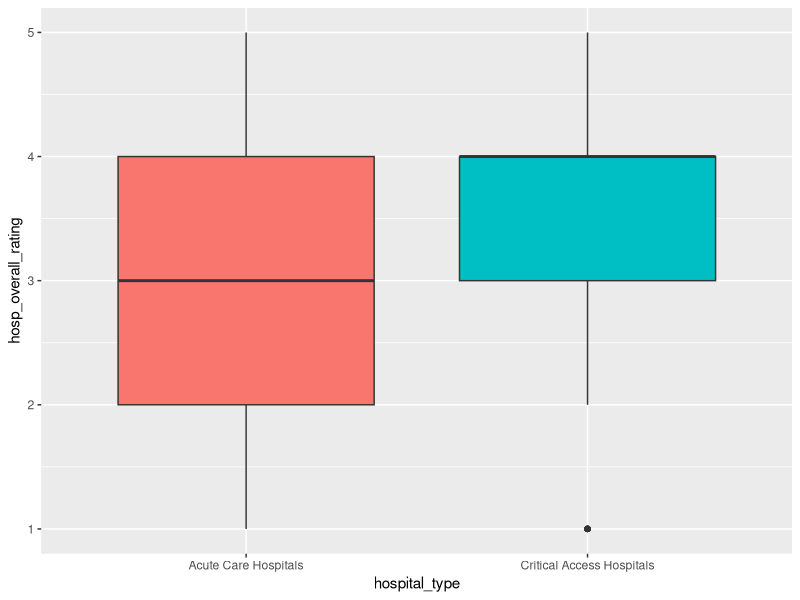
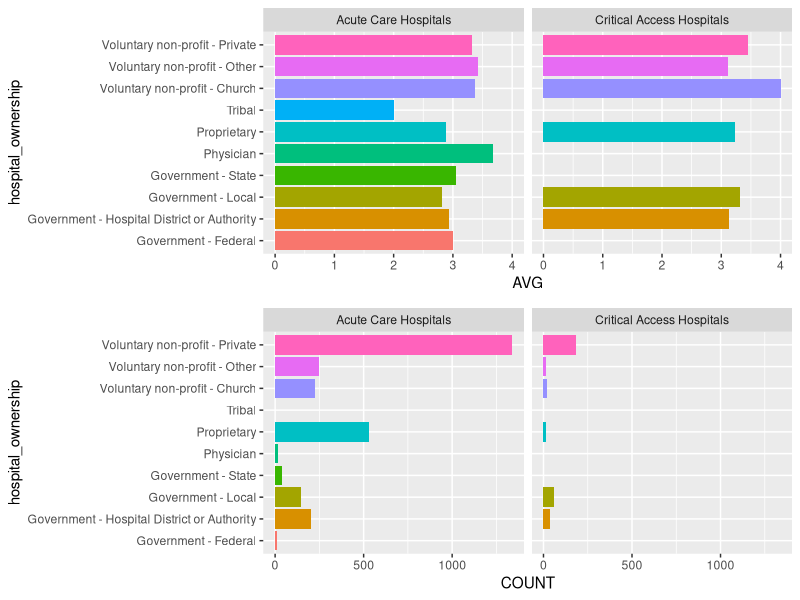
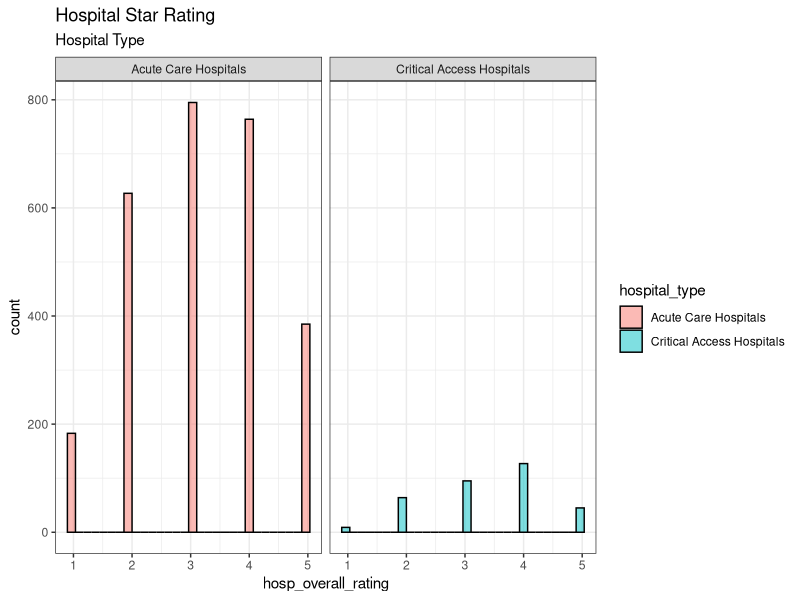
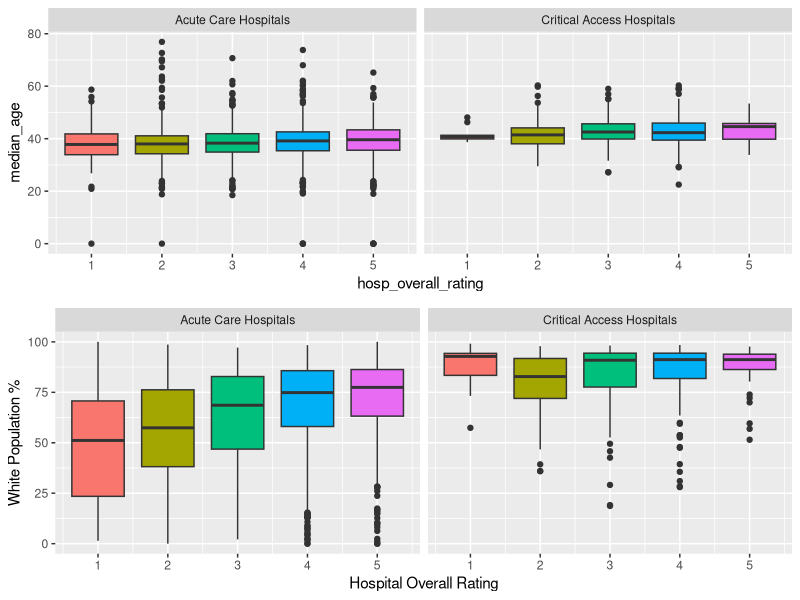
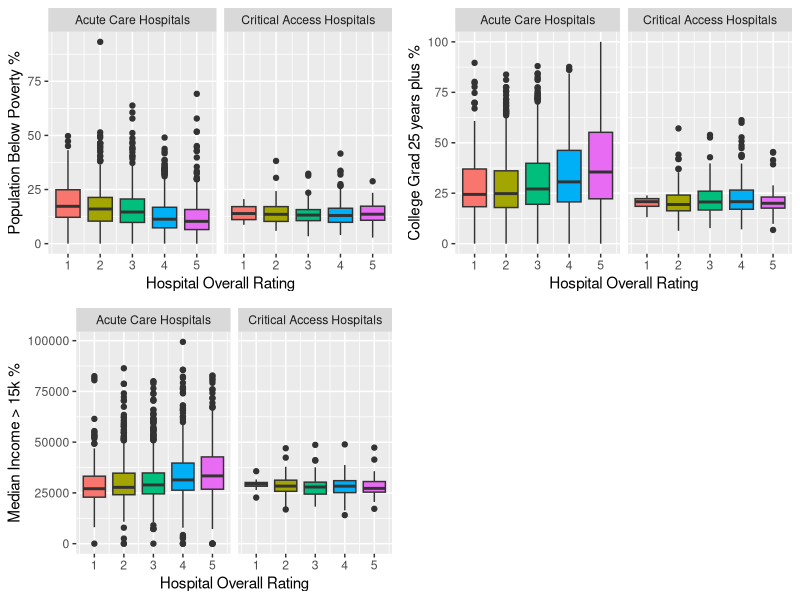

Write the R code that produced these figures, in order.
## ---- chunk 1
knitr::opts_chunk$set(echo = TRUE)
## ---- chunk 2

#Install packages/libraries

library(dplyr)
library(ggplot2)
library(psych)
library(gridExtra)


## ---- chunk 3

#Load in csv data for project

data <- read.csv('SDOH_Quality.csv')

#count_initial <- nrow(data)

#str(data)

## ---- chunk 4


#Switch to numeric variables fo censuse/SDOH measures

data$median_age <- as.numeric(data$median_age)
data$per_white_non_hisp <- as.numeric(data$per_white_non_hisp)
data$med_inc_15plus_12mo <- as.numeric(data$med_inc_15plus_12mo)
data$per_below_poverty <- as.numeric(data$per_below_poverty)
data$per_college_grad_deg_25_plus <- as.numeric(data$per_college_grad_deg_25_plus)
          
#Switch to numeric variables for quality measures
data$COMP_HIP_KNEE <- as.numeric(data$COMP_HIP_KNEE)
data$MORT_30_AMI <- as.numeric(data$MORT_30_AMI)
data$MORT_30_CABG <- as.numeric(data$MORT_30_CABG)
data$MORT_30_COPD <- as.numeric(data$MORT_30_COPD)
data$MORT_30_HF <- as.numeric(data$MORT_30_HF)
data$MORT_30_PN <- as.numeric(data$MORT_30_PN)
data$MORT_30_STK <- as.numeric(data$MORT_30_STK)
data$PSI_03 <- as.numeric(data$PSI_03)
data$PSI_04 <- as.numeric(data$PSI_04)
data$PSI_06 <- as.numeric(data$PSI_06)
data$PSI_08 <- as.numeric(data$PSI_08)
data$PSI_09 <- as.numeric(data$PSI_09)
data$PSI_10 <- as.numeric(data$PSI_10)
data$PSI_12 <- as.numeric(data$PSI_12)
data$PSI_11 <- as.numeric(data$PSI_11)
data$PSI_13 <- as.numeric(data$PSI_13)
data$PSI_11 <- as.numeric(data$PSI_11)
data$PSI_14 <- as.numeric(data$PSI_14)
data$PSI_15 <- as.numeric(data$PSI_15)
data$PSI_90 <- as.numeric(data$PSI_90)

#Switch chr variables to factor
data$city <- as.factor(data$city)
data$state <- as.factor(data$state)
data$hospital_type <- as.factor(data$hospital_type)
data$hospital_ownership <- as.factor(data$hospital_ownership)
data$census_region <- as.factor(data$census_region)
data$census_division <- as.factor(data$census_division)

#check to make sure all are now integers
#str(data)
#View(data)
## ---- chunk 5

#EDA on Star Rating v/s Hospital Types and Ownership

#------- Summarising Avg, SD and Median per Hospital Type -------------
data %>% filter(!is.na(hosp_overall_rating)) %>%  group_by(hospital_type) %>%  
summarise(AVG  = mean(hosp_overall_rating), SD = sd(hosp_overall_rating), Median = median(hosp_overall_rating), COUNT = n()) %>% arrange(desc(AVG))

#------- Box plot: Median per Hospital Type -------------
data %>% filter(!is.na(hosp_overall_rating)) %>%  
  ggplot(aes(x = hospital_type, y = hosp_overall_rating, fill = hospital_type )) + geom_boxplot(show.legend = F)

#------- Summarising Avg, SD and Median per Hospital Type & Ownership ----------
avg.hosp.own <- 
data %>% filter(!is.na(hosp_overall_rating)) %>%  group_by(hospital_type, hospital_ownership) %>% 
summarize(AVG  = round(mean(hosp_overall_rating),2), SD = round(sd(hosp_overall_rating),2), Median = median(hosp_overall_rating), COUNT = n(), .groups = 'drop') %>% arrange(desc(hospital_type))

#------- Barplots: Avg and Count per Hospital Type & Ownership ----------
plot.avg1 <- avg.hosp.own %>% ggplot(aes(x = hospital_ownership, y = AVG, fill = hospital_ownership)) + 
  geom_col(show.legend = F) +
  facet_wrap(~hospital_type) +
  coord_flip()

plot.cnt1 <- avg.hosp.own %>% ggplot(aes(x = hospital_ownership, y = COUNT, fill = hospital_ownership)) + 
  geom_col(show.legend = F) + 
  facet_wrap(~hospital_type) +
  coord_flip() 

grid.arrange(plot.avg1, plot.cnt1, ncol=1)
grid.avg.hosp.own <- arrangeGrob(plot.avg1, plot.cnt1, ncol=1) 

#------- Star Rating Distribution per Hospital Type -------------
data %>% filter(!is.na(hosp_overall_rating)) %>%  
  ggplot(aes(x = hosp_overall_rating, fill = hospital_type)) + 
  geom_histogram(alpha = 0.5, color = "black") +
  facet_wrap(~hospital_type) + 
  ggtitle("Hospital Star Rating", 'Hospital Type') + 
  theme_bw()

##------- Boxplot: Star Rating vs Social Indicators -------------

#------- Boxplot: Star Rating vs Median Age -------------
social.ind1 <- data %>% filter(!is.na(hosp_overall_rating)) %>% 
ggplot(aes(x = hosp_overall_rating, y = median_age, fill = as.factor(hosp_overall_rating))) + 
geom_boxplot(show.legend = F)  + facet_wrap(~hospital_type)

#------- Boxplot: Star Rating vs Percentage White Population -------------
social.ind2 <- data %>% filter(!is.na(hosp_overall_rating)) %>% 
ggplot(aes(x = hosp_overall_rating, y = per_white_non_hisp, fill = as.factor(hosp_overall_rating))) + 
geom_boxplot(show.legend = F) + facet_wrap(~hospital_type) + 
ylab('White Population %') + xlab("Hospital Overall Rating")

grid.arrange(social.ind1, social.ind2, ncol=1)
grid.social.ind1 <- arrangeGrob(social.ind1, social.ind2, ncol=1) 

#------- Boxplot: Star Rating vs Population Below Poverty -------------
social.ind3 <- data %>% filter(!is.na(hosp_overall_rating)) %>% 
ggplot(aes(x = hosp_overall_rating, y = per_below_poverty, fill = as.factor(hosp_overall_rating))) + 
geom_boxplot(show.legend = F)  + facet_wrap(~hospital_type) + 
ylab('Population Below Poverty %') + xlab("Hospital Overall Rating")

#------- Boxplot: Star Rating vs per_college_grad_deg_25_plus -------------
social.ind4 <- data %>% filter(!is.na(hosp_overall_rating)) %>% 
ggplot(aes(x = hosp_overall_rating, y = per_college_grad_deg_25_plus, fill = as.factor(hosp_overall_rating))) + 
geom_boxplot(show.legend = F)  + facet_wrap(~hospital_type) + 
ylab('College Grad 25 years plus %') + xlab("Hospital Overall Rating")

#------- Boxplot: Star Rating vs med_inc_15plus_12mo -------------
social.ind5 <- data %>% filter(!is.na(hosp_overall_rating)) %>% 
ggplot(aes(x = hosp_overall_rating, y = med_inc_15plus_12mo, fill = as.factor(hosp_overall_rating))) + 
geom_boxplot(show.legend = F) + facet_wrap(~hospital_type) + 
ylab('Median Income > 15k %') + xlab("Hospital Overall Rating")

grid.arrange(social.ind3, social.ind4, social.ind5, ncol=2)
grid.social.ind2 <- arrangeGrob(social.ind3, social.ind4, social.ind5, ncol=2) 


#pairs.panels(data[, 8:18])



